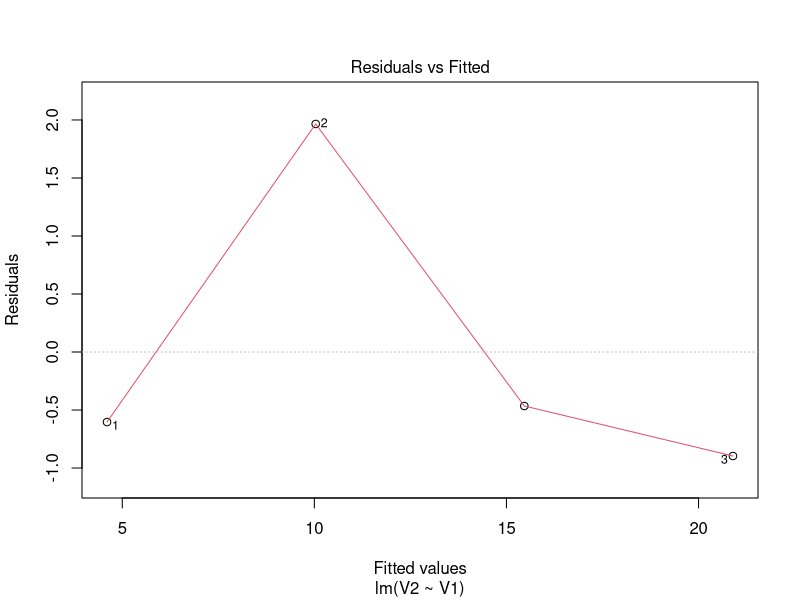

R code for this plot: (Note: this script raises an error after producing the figure.)
# 2 (b)
1 - 409.37/96/75.53

xi <- matrix(c(2, 1, -1), nrow = 1); xi
P <- matrix(c(-0.598, 0.346, 0.723, 
              -0.54, -0.841, -0.044, 
              -0.592, 0.416, -0.69),
            byrow = T, nrow = 3); P

CI <- xi%*%P; CI
alpha_without_0 <- matrix(c(-5.2005, -0.5711, -3.2416), nrow = 3); alpha_without_0
alpha_0 <- 2.0146
y_without_0 <- CI %*% alpha_without_0; y_without_0
y_predict <- y_without_0 + alpha_0; y_predict


beta_without_0 <- P %*% alpha_without_0; beta_without_0
# 5
# a
df5 <- matrix(c(1, 2, 4, 3, 4, 12, 20, 15), ncol = 2); df5
df5 <- as.data.frame(df5); df5
result5 <- lm(V2~V1, df5, weights = (1/V1))
summary(result5)
plot(result5, 1)
df5
x_w <- sum(df5[,1]*(1/df5[,1]))/sum(1/df5[,1]);x_w
y_w <- sum(df5[,2]*(1/df5[,1])/sum(1/df5[,1]));y_w
sxx_w <- sum((df5[,1]-x_w)^2*(1/df5[,1])); sxx_w
sxy_w <- sum((df5[,2]-y_w)*(df5[,1]-x_w)*(1/df5[,1])); sxy_w
beta1_w<- sxy_w/sxx_w; beta1_w
beta0_w <- y_w - beta1_w*x_w; beta0_w

0.7441^2*sxx_w
sse <- sum(1/df5[,1]*(Y - result5$fitted.values)^2); sse
sigma_squ <- sse/2; sigma_squ
sigma_hat <- sqrt(sigma_squ); sigma_hat
se_beta1_w <- sqrt(sigma_hat^2/sxx_w); se_beta1_w


X <- matrix(c(rep(1, 4), df5[,1]), nrow = 4); X
Y <- as.matrix(df5[,2]); Y
W <- diag(1/df5[,1]); W
k <- t(X)%*%W%*%X; k
beta_w <- solve(t(X)%*%W%*%X)%*%t(X)%*%W%*%Y; beta_w


se_beta1_w <- sqrt(sigma_hat^2/sxx_w); se_beta1_w

0.7441^2*sxx_w
diag(c(sigma_squ, sigma_squ), ncol = 2)
var_w <- solve(t(X)%*%W%*%X)%*%t(X)%*%W%*%t(solve(t(X)%*%W%*%X)%*%t(X)%*%W)%*%diag(c(sigma_squ, sigma_squ), ncol = 2)
var_w
sqrt(var_w)


# 6
#(a)
n = 100
p = 3
1-(n-1)/(n-p-1)*(1-0.9)
p = 2
1-(n-1)/(n-p-1)*(1-0.88)          
p = 1
1-(n-1)/(n-p-1)*(1-0.85)

1-0.9
(1-0.88)
(1-0.85)

1*(n-(3+1)) + 8 - 100 # p+1 (Full model)
0.12/0.1*96 + 6 - 100 # 
0.15/0.1*96 + 4 - 100



# (c)
97/2*0.88/0.12


# 7
r <- c(1, 1, -1, 1, 1, -1, -1, 1, -1, 1, -1 , 1, -1)
runs.test(r, "two.sided", threshold = 0) 

r <- c(1.6, 1.5, -2.6, 3.2, 2.6, -2.5, -0.8, 1.9, -3.4, 1.4, -2.2, 2.0, -2.1)

a <- 0
for(i in 2:length(r)){
  a = a+r[i]*r[i-1]
}
b <- sum(r^2)
autocorr <- a/b; autocorr
  
d <- 2*(1-autocorr); d








# dwtest(mydata$nt~mydata$t)